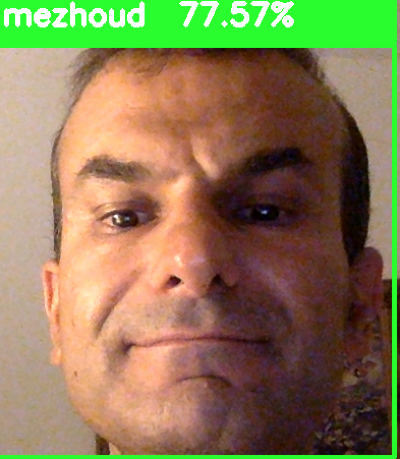
#> input picture FC_dataset_generator_trained_model/generate_dataset_train_model.png, 400 x 459 px, given in place of the camera
$ python detect_face_get_X_Images.py
#> lines starting #> are read from the running program, lines starting #| are printed output that depends on the picture
####################################################
# Modified by Nazmi Asri                           #
# Original code: http://thecodacus.com/            #
# All right reserved to the respective owner       #
####################################################

# Import OpenCV2 for image processing
import cv2
import os
import glob

def assure_path_exists(path):
    dir = os.path.dirname(path)
    if not os.path.exists(dir):
        os.makedirs(dir)

def detectAndDisplay(frame):
    frame_gray = cv.cvtColor(frame, cv.COLOR_BGR2GRAY)
    frame_gray = cv.equalizeHist(frame_gray)

# Start capturing video
vid_cam = cv2.VideoCapture(0)

# Detect object in video stream using Haarcascade Frontal Face
face_detector = cv2.CascadeClassifier('haarcascade_frontalface_default.xml')

# For each person, one face id
face_id = 1

# Initialize sample face image
count = 0

assure_path_exists("dataSet/")

# Start looping
while(True):

    # Capture video frame
    _, image_frame = vid_cam.read()
#> image_frame is the input picture: shape (459, 400, 3); mean B, G, R 85.4, 124.2, 138.8

    # Convert frame to grayscale
    gray = cv2.cvtColor(image_frame, cv2.COLOR_BGR2GRAY)
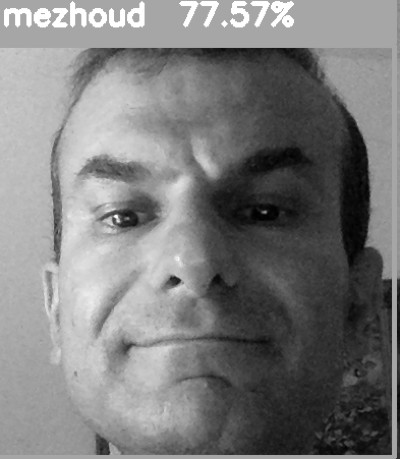
#> gray: shape (459, 400); min 0, max 255, mean 124.2

    # Detect frames of different sizes, list of faces rectangles
    faces = face_detector.detectMultiScale(gray, 1.3, 5)
#> faces = [[34, 84, 316, 316]]

    # Loops for each faces
    for (x,y,w,h) in faces:

        # Crop the image frame into rectangle
        cv2.rectangle(image_frame, (x,y), (x+w,y+h), (255,0,0), 2)

        # Increment sample face image
        count += 1

        # Save the captured image into the datasets folder
        cv2.imwrite("dataSet/User." + str(face_id) + '.' + str(count) + ".jpg", gray[y:y+h,x:x+w])

        # Display the video frame, with bounded rectangle on the person's face
        cv2.imshow('frame', image_frame)
        # Wait 5 seconds to take the next capture
        cv2.waitKey(1)
#> this loop made 1 pass
#> (x, y, w, h, count) on pass 1: (34, 84, 316, 316, 1)
#> pass 1, `cv2.imwrite("dataSet/User." + str(face_id) + '.' + str(count) + ".jpg"..`:
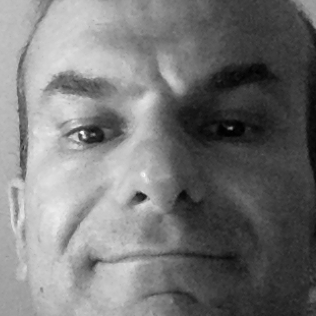
#> saved as User.1.1.jpg: shape (316, 316); min 1, max 255, mean 118.3
#> pass 1, `cv2.imshow('frame', image_frame)`:
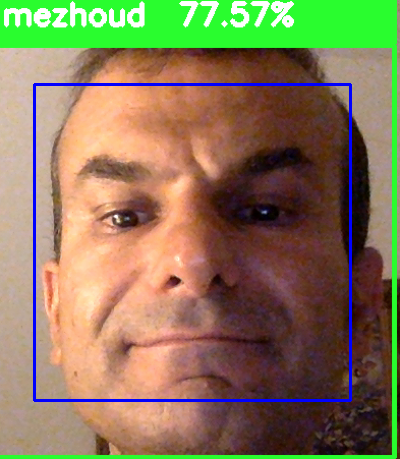
#> window 'frame': shape (459, 400, 3); mean B, G, R 88.8, 122, 135.9
#> after the loop, count = 1

    # To stop taking video, press 'q' for at least 100ms
    if   0xFF == ord('q'):
        break
    # If image taken reach 100, stop taking video
    elif count>20:
        # Stop video
        vid_cam.release()
        # Close all started windows
        cv2.destroyAllWindows()
        break
